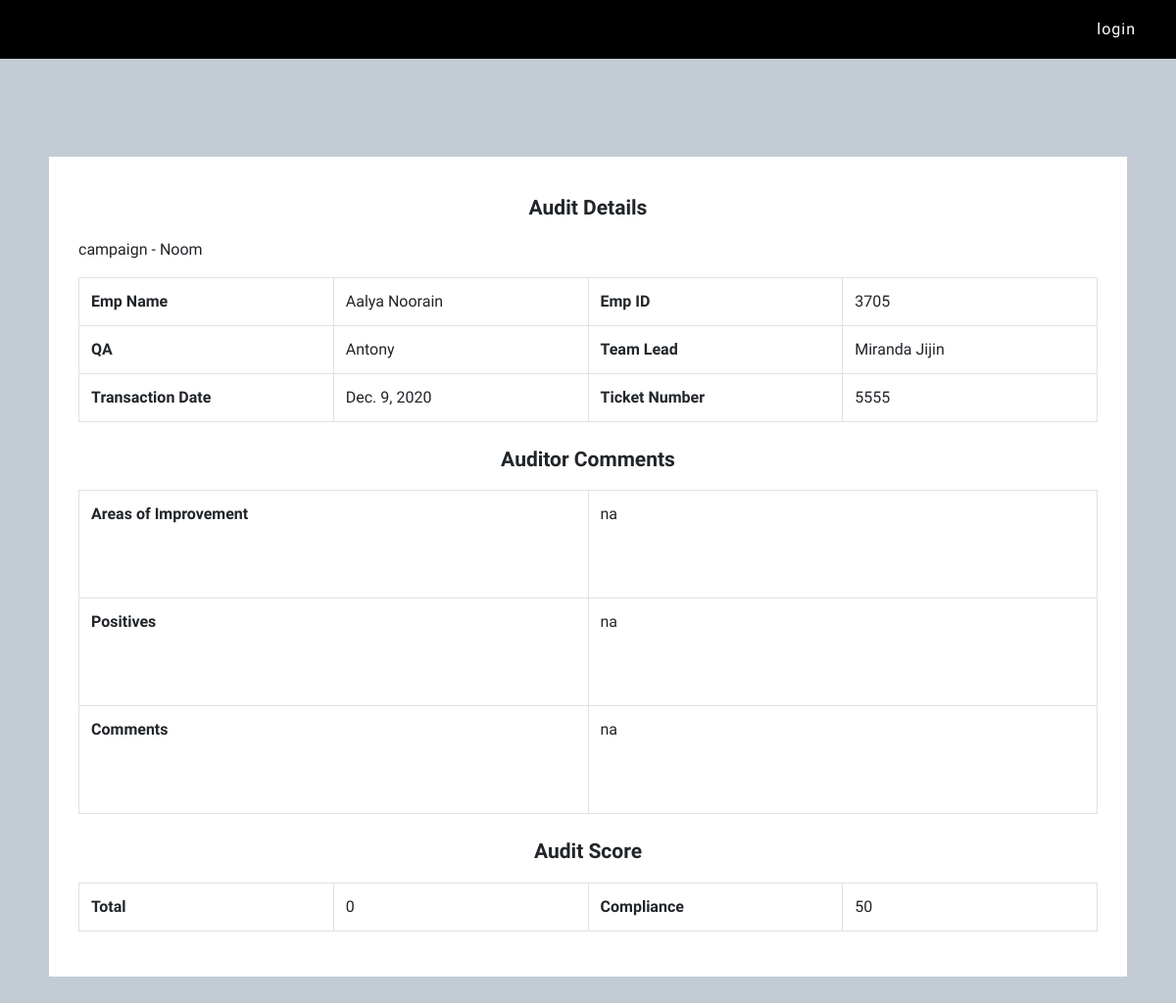
The app's page /employees/coaching-view-eva-chat-qa/3 with its own data.
### employees/models.py (models this page shows, shortened)
class ChatMonitoringFormEva(models.Model):
    emp_id = models.IntegerField()
    associate_name = models.CharField(max_length=50)
    qa = models.CharField(max_length=50)
    team_lead = models.CharField(max_length=50)
    ticket_no = models.IntegerField()
    trans_date = models.DateField()
    audit_date = models.DateField()
    campaign = models.CharField(max_length=100)
    evaluator = models.CharField(max_length=50)
    concept = models.CharField(max_length=60)
    ce_1 = models.IntegerField()
    ce_2 = models.IntegerField()
    ce_3 = models.IntegerField()
    ce_4 = models.IntegerField()
    compliance_1 = models.IntegerField()
    compliance_2 = models.IntegerField()
    compliance_3 = models.IntegerField()
    compliance_4 = models.IntegerField()
    compliance_5 = models.IntegerField()
    compliance_6 = models.IntegerField()
    areas_improvement = models.TextField()
    positives = models.TextField()
    comments = models.TextField()
    added_by = models.CharField(max_length=30)
    status = models.BooleanField(default=False)
    closed_date = models.DateTimeField(null=True)
    emp_comments = models.TextField(null=True)
    ce_total = models.IntegerField(null=True)
    compliance_total = models.IntegerField(null=True)
    overall_score = models.IntegerField(null=True)

### employees/views.py (the view)
# urls.py: path('coaching-view-eva-chat-qa/<int:pk>',qaCoachingViewEvachat),
def qaCoachingViewEvachat(request,pk):
    coaching = ChatMonitoringFormEva.objects.get(id=pk)
    data = {'coaching': coaching}
    return render(request, 'coaching-views/qa-coaching-view-eva-chat.html', data)

### templates/coaching-views/qa-coaching-view-eva-chat.html (shortened to what this page needs)
{% extends 'base.html' %}
{% block main %}
<section id="coachingview" style="padding:100px 50px">
    <div class="container-lg" style="background: white;padding: 30px 30px;">
            <h2>Audit Details</h2>
            <p>campaign - {{coaching.campaign}}</p>
            <table class="table table-bordered">
                <tr>
                    <td><b>Emp Name</b></td>
                    <td>{{coaching.associate_name}}</td>
                    <td><b>Emp ID</b></td>
                    <td>{{coaching.emp_id}}</td>
                </tr>
                <tr>
                  <td><b>QA</b></td>
                  <td>{{coaching.qa}}</td>
                  <td><b>Team Lead</b></td>
                  <td>{{coaching.team_lead}}</td>
                </tr>
                <tr>
                  <td><b>Transaction Date</b></td>
                  <td>{{coaching.trans_date}}</td>
                  <td><b>Ticket Number</b></td>
                  <td>{{coaching.ticket_no}}</td>
                </tr>
            </table>
            <h2>Auditor Comments</h2>
            <table class="table table-bordered">
                <tr style="height:110px">
                  <td><b>Areas of Improvement</b></td>
                  <td>{{coaching.areas_improvement}}</td>
                </tr>
                <tr style="height:110px">
                  <td><b>Positives</b></td>
                  <td>{{coaching.positives}}</td>
                </tr>
                <tr style="height:110px">
                  <td><b>Comments</b></td>
                  <td>{{coaching.comments}}</td>
                </tr>
            </table>
            <h2>Audit Score</h2>
            <table class="table table-bordered">
                <tr>
                  <td><b>Total</b></td>
                  <td>{{coaching.overall_score}}</td>
                  <td><b>Compliance</b></td>
                  <td>{{coaching.compliance_total}}</td>
                </tr>
            </table>
    </div>
</section>
{% endblock %}

### static/css/style.css (style rules this page uses)
* { padding: 0; margin: 0; }
body { font-family: 'Maven Pro', sans-serif; background:#c3ccd5; }
#coachingview td { width:25%; }
#coachingview h2 { text-align: center; padding: 10px 10px; font-size: 21px; font-weight: 600; }

### records on screen
ChatMonitoringFormEva: campaign "Noom", associate_name "Aalya Noorain", emp_id "3705", qa "Antony", team_lead "Miranda Jijin", trans_date "Dec. 9, 2020", ticket_no "5555", areas_improvement "na", positives "na", comments "na", overall_score "0", compliance_total "50"
